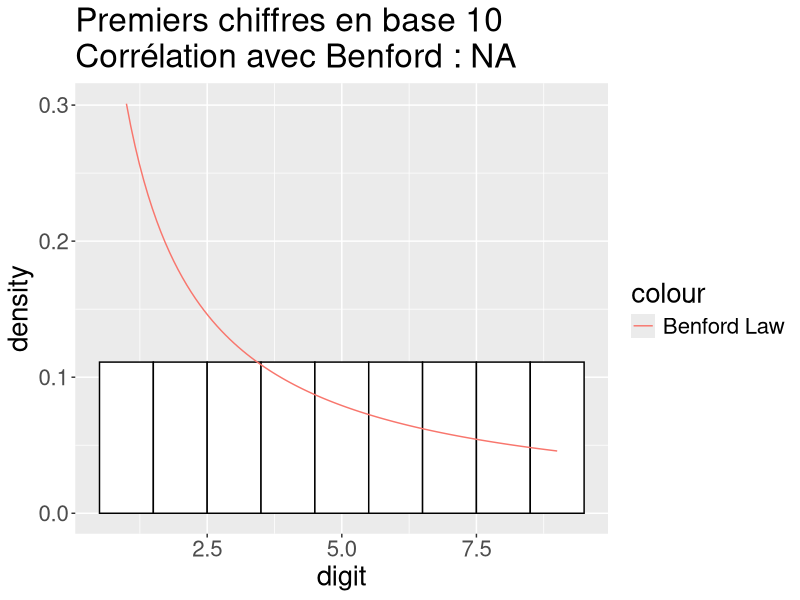
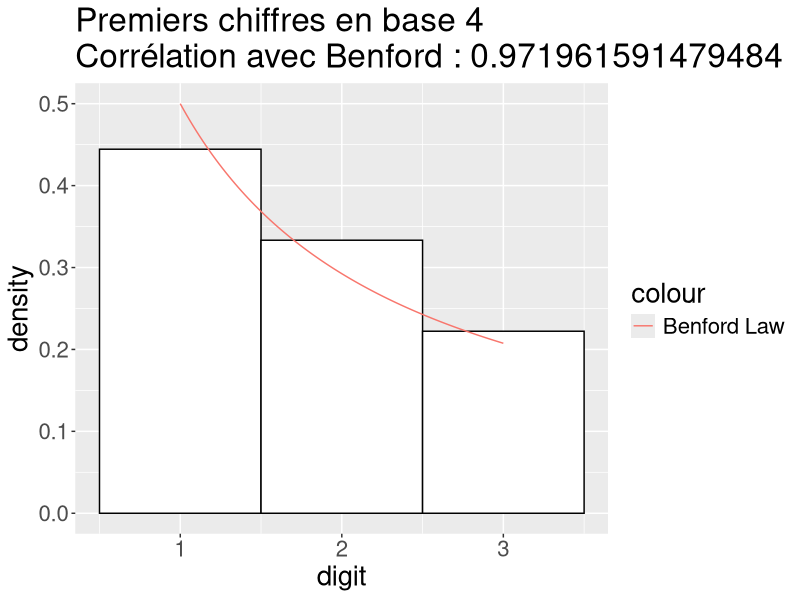
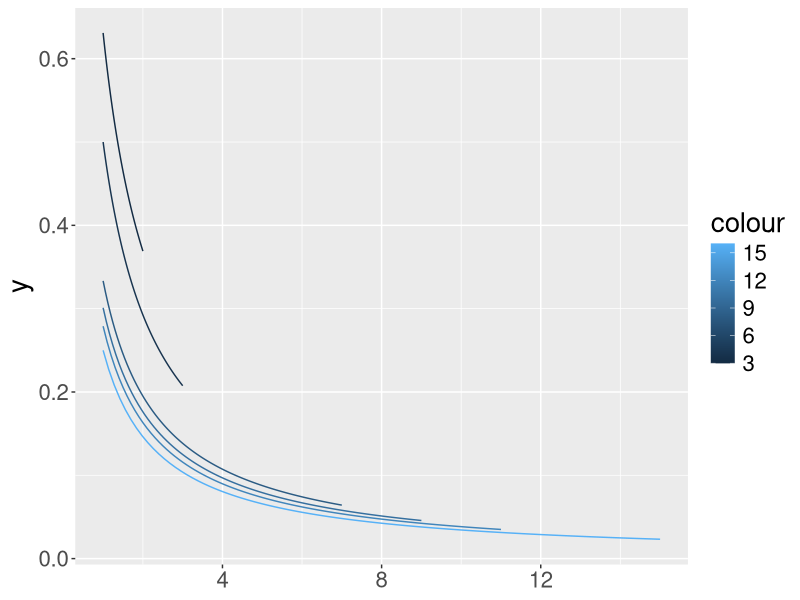
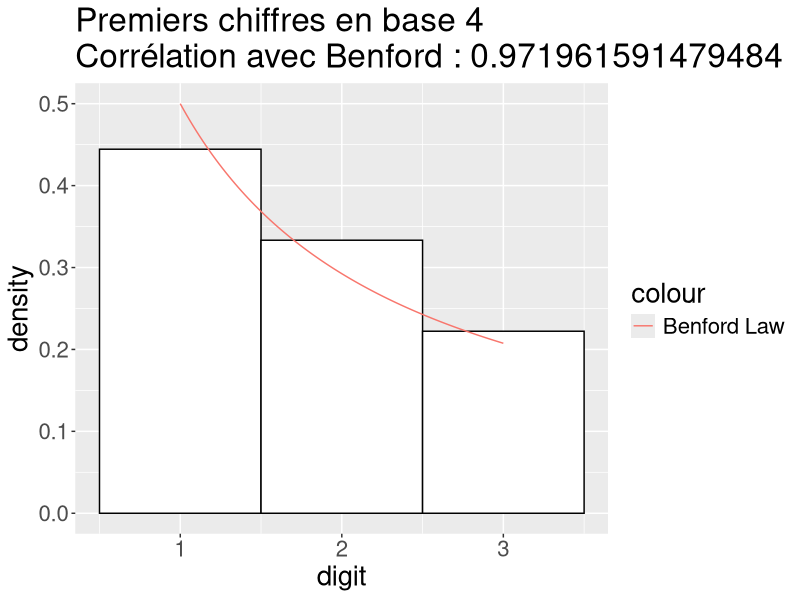

The R script that drew these images, in order:
## ---- chunk 1
library('ggplot2')
## ---- chunk 2
#Écrire une fonction Cor qui donne le coefficient de corrélation avec la loi de Benford en base b pour un pour un vecteur x de chiffres de poids fort.

#import du module firstdigit
FirstDigit <- function(n,base){
  
  if  (n==0) return(0)
  n<-abs(n)
  while (!(n<base && n>=1)){
    
    if (n<1) n<-n*base
    if (n>base) n<-n/base
    
  }
  n<-as.integer(n)
  return(n)
  
}
## ---- chunk 3
FirstDigit_vec<-function(vect_entree,base){
  return(sapply(vect_entree,FirstDigit,base))
}


## ---- chunk 4

#import de la loi de benford

BenfordLaw <- function(x, base = 10) {
  return((log(x+1, base) - log(x, base)))}


#input
#Cor(x = 1:9, base = 10)
#Cor(x = c(1, 1, 1, 1, 2, 2, 2, 3, 3), base = 4)
#output
#NA
#Message d'avis :
#Dans cor(y, z) : l'écart type est nul
#0.9719616
#calcul de la corrélation


PlotBenfordLaw <- function(base = c( 3, 4, 8, 10, 12, 16)) {
  p <- ggplot2::ggplot() + ggplot2::xlim(1, max(base) -1)  +  ggplot2::theme(text = ggplot2::element_text(size = 20))
  for(b in base) {
    p <- p + ggplot2::stat_function(fun=BenfordLaw, xlim = c(1, b - 1), args = list(base = b), ggplot2::aes_string(colour=b))
  }
  return(p)
}


## ---- chunk 5
convert_comptage<-function(vect_entree,base){
  res<-rep(0,(base-1))
  for (i in vect_entree){
    res[i]<-res[i]+1
  }
  res<-res/length(vect_entree)
    return(res)
}
#cat(convert_comptage(c(1,1,1,1,2,2,2,3,3),4),'\n')
#cat(convert_comptage(1:9,10),'\n')
## ---- chunk 6
Cor<-function(x,base){
  #calcul de la loi de benford
  cat(x,'\n')
  x<-convert_comptage(x,base)
  cat(x,'\n')
  
  #calcul de la loi de benford pour les chiffres de poids fort
  
  
  loi_benford_poids_fort<-BenfordLaw(1:(base-1),base)
  #calcul de la corrélation
  cat(loi_benford_poids_fort,"\n",x,"\n")
  r<-cor(loi_benford_poids_fort,x)
  cat(r,"\n")
  return(r)
}

## ---- chunk 7
testCor<-function(){
  #cat("Test de la fonction FirstDigit_vec avec l'entrée ",entree," et la base ",entree[2],"\n")
  stopifnot(
    is.na(Cor(x = 1:9, base = 10))
    #Cor(x = c(1, 1, 1, 1, 2, 2, 2, 3, 3), base = 4)==0.9719616
  )
}
#Cor(x = c(1, 1, 1, 1, 2, 2, 2, 3, 3), base = 4)
#cat(1:9,'\n')
#Cor(x = 1:9, base = 10)
#testCor()
## ---- chunk 8
Hist <- function(x, base) {
  ## Build text elements
  title <- paste0(
    "Premiers chiffres en base ", base,
    "\nCorrélation avec Benford : ",  Cor(x, base)
  )
  df <- data.frame(digit = x)
  ggplot2::ggplot(df,  ggplot2::aes(x=digit)) +
    ggplot2::geom_histogram(ggplot2::aes(y =..density..), color="black", fill="white", binwidth = 1) +
    ggplot2::stat_function(fun=BenfordLaw, args = list(base = base), ggplot2::aes(color="Benford Law")) +
    ggplot2::ggtitle(title) +
    ggplot2::theme(text = ggplot2::element_text(size = 20))
}

## ---- chunk 9
#Écrire une fonction ProcessBenford qui prend en argument un vecteur numérique x et une base base et effectue les étapes suivantes.
#Elle vérifie la validité de ses arguments.
#Elle calcule le vecteur des premiers chiffres des nombres de x écrit en base base.
#Elle renvoie un histogramme.
testvalidite<-function(x,base){
  if (base<2){
    cat("La base doit être supérieure ou égale à 2 \n")
    return (FALSE) }
  if (length(x)==0) {
    cat("x doit être non vide \n")
    return (FALSE)}
  if (any(x<0)) { 
    cat("x doit être positif") 
    return (FALSE) }
  if (any(x==0)) {
    cat("x doit être non nul") 
    return (FALSE) }
  return(TRUE)
}
## ---- chunk 10
ProcessBenford<-function(x,base){
  if (typeof(x)=="list") x <- unlist(x)
  #Elle vérifie la validité de ses arguments.
  if (testvalidite(x,base)==FALSE) return(NA)
  #Elle calcule le vecteur des premiers chiffres des nombres de x écrit en base base.
  premiers_chiffres<-FirstDigit_vec(x,base)
  #Elle renvoie un histogramme.
  
  Hist(premiers_chiffres,base)}

## ---- chunk 11
x <- sample(1:10000 ,replace = TRUE ,size = 10000)
y <- sample(1:10000 ,replace = TRUE ,size = 10000)
#ProcessBenford(x,base = 10)
#ProcessBenford(y,base = 10)
## ---- chunk 12
ProcessBenford(1:9,10)
ProcessBenford(c(1, 1, 1, 1, 2, 2, 2, 3, 3), 4)
PlotBenfordLaw()
Hist(x = c(1, 1, 1, 1, 2, 2, 2, 3, 3),4)
